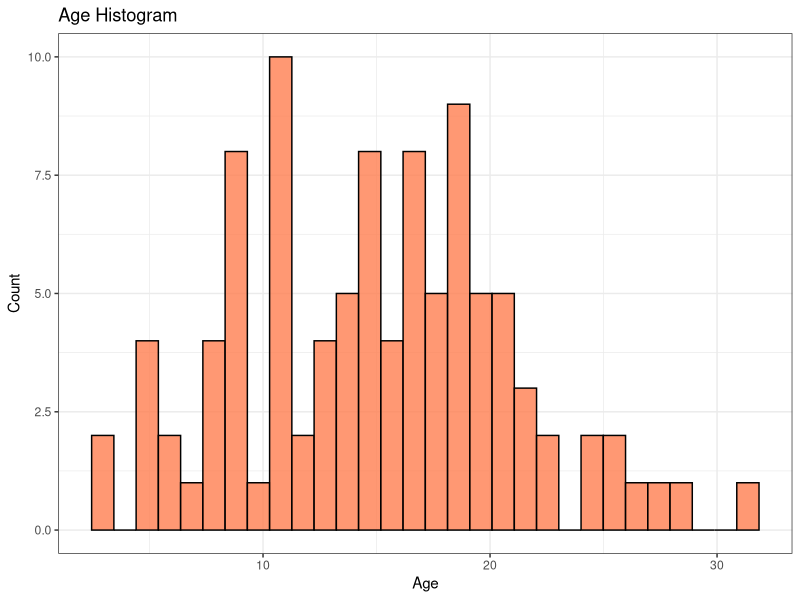
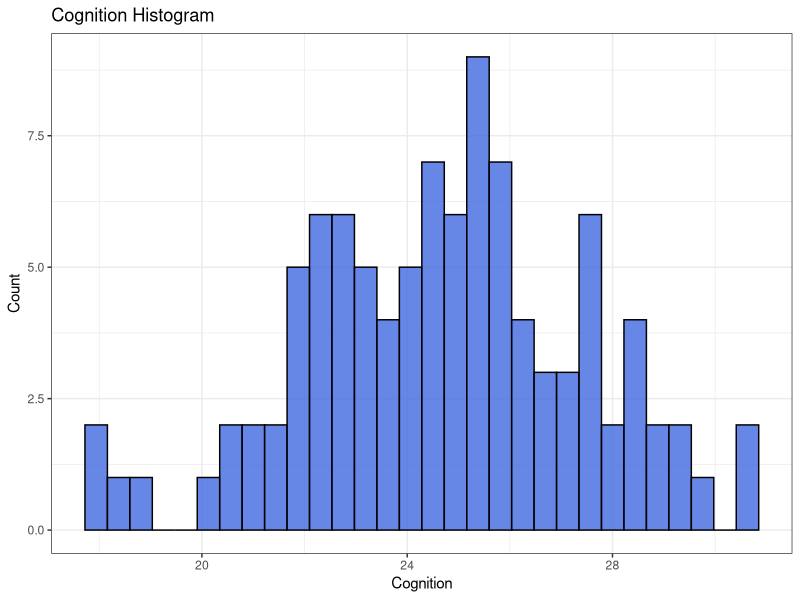
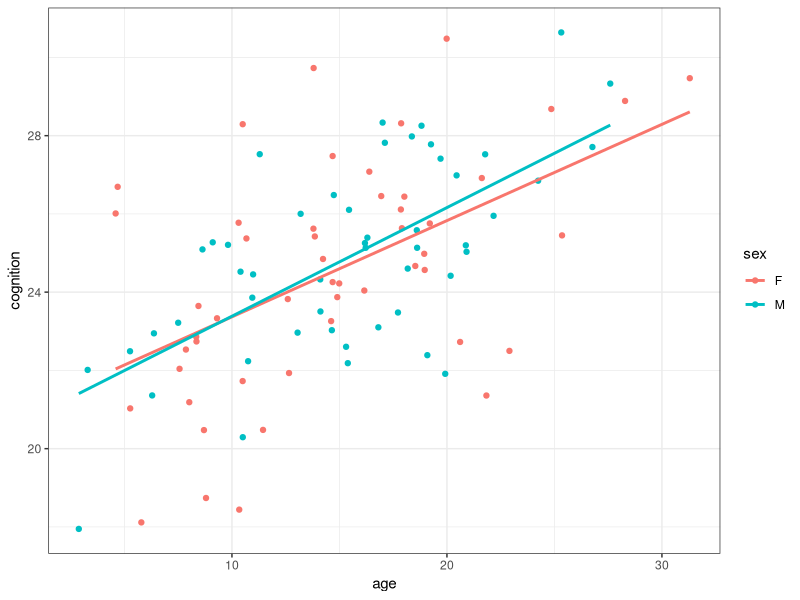

Reproduce these figures in R, in order.
### This script will demonstrate basic familiarity with R
###
### Charlotte Li
### Apr 20 2021


# Load the R library, ggplot2, and no others (i.e., you should use base R for most
# of this exercise)
library(ggplot2)
set.seed(2021)
# Create a dataframe with NAs in every cell, 100 rows, and columns with the
# following names: bblid,sex,age,cognition.
dat<-data.frame(matrix(data=NA,nrow=100,ncol=4))
colnames(dat)<-c("bblid","sex","age","cognition")
# Sample 100 random integers, without replacement, between 10,000 and 20,000
# to serve as bblids (our lab's subject identifier). Put these integers into the
# bblid column.
dat["bblid"]<-sample(seq(10000,20000),100,replace = F)

# Simulate 100 ages and 100 cognition scores from a bivariate normal distribution
# with rho=.7, and put these values into their respective columns in the dataframe.
rho=0.7
## simulate age, mean of 20, with a sd 2
age<-rnorm(100,20,2)
s.age=sd(age)
mean.age=mean(age)
## simulate cognition, mean score of 25 with a sd of 3
cognition<-rnorm(100,25,3)
s.cognition=sd(cognition)
mean.cognition=mean(cognition)
covar=rho*s.age*s.cognition
sigma=matrix(ncol=2,nrow=2,c(s.age^2,covar,covar,s.cognition^2))
temp=eigen(sigma)
SqrtSigma = temp$vectors%*%diag(sqrt(temp$values))%*%t(temp$vectors)
XYvec = c(mean.age,mean.cognition) + SqrtSigma%*%rnorm(2)
XYvec

for(i in 1:100){
  XYvec=c(mean.age,mean.cognition)+ SqrtSigma%*%rnorm(2)
  dat$age[i]=XYvec[1]
  dat$cognition[i]=XYvec[2]
}
# Scale the age values so mean=15 and variance=6.
mean_target <- 15 #desired mean/sd of the data
sd_target   <- 6
dat$age <- mean_target + (dat$age - mean(dat$age)) * sd_target/sd(dat$age) #according to the given formula following the link you provided
##check
mean(dat$age)
sd(dat$age)
# Check if any age values are below zero. How many are there?
which(dat$age<0)
## no value was below 0

# For any age values that are below zero, replace that age with zero. Write this
# code whether or not there are ages below zero.

# Create two ggplots: a histogram of ages, and a histogram of cognition. Use
# non-default themes and colors (explore!).
p1<-ggplot(data = dat,aes(x=age))+geom_histogram(color="black", fill="coral",alpha=0.8)+
  theme_bw()+ggtitle("Age Histogram")+xlab("Age")+ylab("Count")
p2<-ggplot(data = dat,aes(x=cognition))+geom_histogram(color="black", fill="royalblue",alpha=0.8)+
  theme_bw()+ggtitle("Cognition Histogram")+xlab("Cognition")+ylab("Count")
# Calculate the correlation between age and cognition. Does it look familiar?
cor(dat$age,dat$cognition)
# Now assign the first 50 rows in your dataframe to be female, and the latter
# 50 to be male. Make sure your sex variable is coded as a factor.
dat[1:50,2]<-"F"
dat[51:100,2]<-"M"
dat$sex<-as.factor(dat$sex)
# Create a scatterplot with age on the x-axis, and cognition on the y-axis.
# Color your points by sex, and plot a regression line per sex.
p3<-ggplot(data=dat,aes(x=age,y=cognition,color=sex))+geom_point()+
  geom_smooth(method='lm',se=F)+theme_bw()
# Export all of your plots to one pdf, with each plot on a different page.
p<-list(p1,p2,p3)
pdf("rexercise_plots.pdf",onefile=T)
for (i in 1:length(p)){
  print(p[i])
}
dev.off()